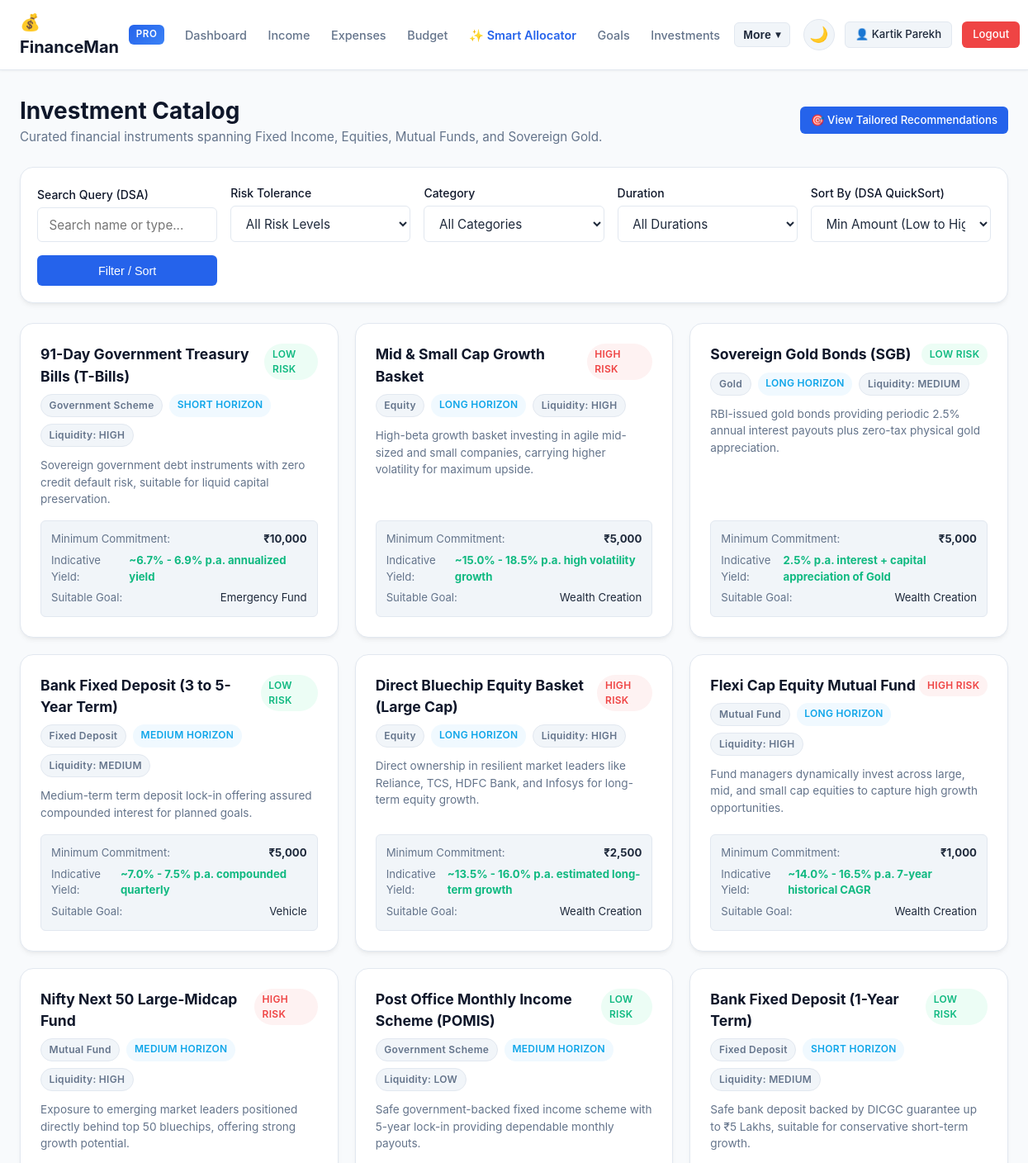
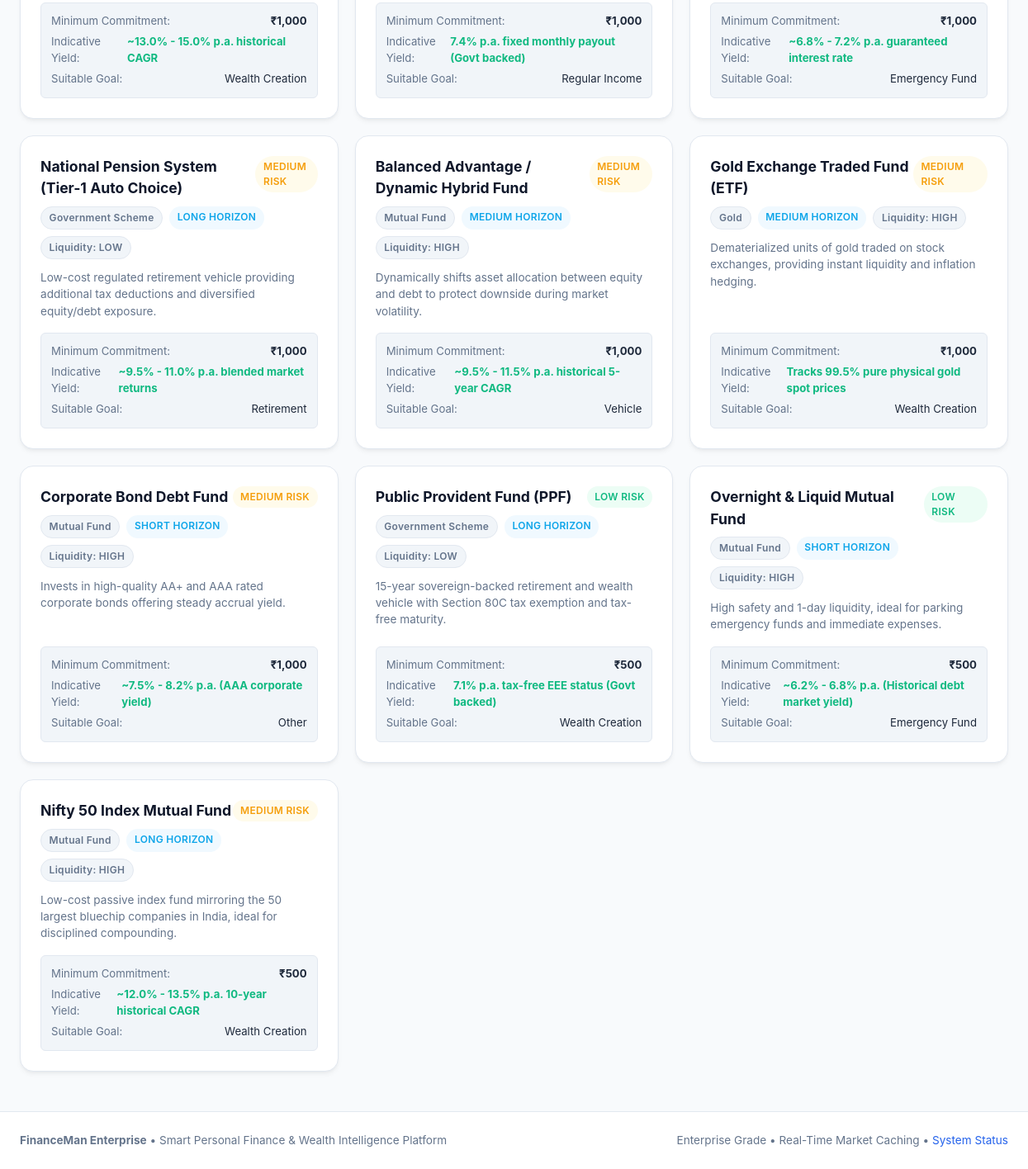
The page /investments (signed in) on the database its author committed (2 pictures, top to bottom).
### tables this page shows
CREATE TABLE investments (
    id INTEGER PRIMARY KEY AUTOINCREMENT,
    name TEXT NOT NULL,
    category TEXT NOT NULL CHECK(category IN (
        'Fixed Deposit', 'Mutual Fund', 'Equity', 'Gold', 'Government Scheme', 'Other'
    )),
    risk_level TEXT NOT NULL CHECK(risk_level IN ('LOW', 'MEDIUM', 'HIGH')),
    minimum_amount REAL NOT NULL CHECK(minimum_amount >= 0),
    duration TEXT NOT NULL CHECK(duration IN ('SHORT', 'MEDIUM', 'LONG')),
    expected_return_rate REAL,
    expected_return_information TEXT NOT NULL,
    liquidity TEXT NOT NULL CHECK(liquidity IN ('HIGH', 'MEDIUM', 'LOW')),
    suitable_goal TEXT NOT NULL,
    description TEXT NOT NULL
);

### app.py (the view)
@app.route("/investments")
@login_required
def investments():
    q = request.args.get("q", "").strip()
    risk = request.args.get("risk", "ALL").strip()
    category = request.args.get("category", "ALL").strip()
    duration = request.args.get("duration", "ALL").strip()
    sort_by = request.args.get("sort_by", "minimum_amount").strip()
    max_amount_str = request.args.get("max_amount", "").strip()
    max_amount = None
    if max_amount_str:
        try:
            max_amount = float(max_amount_str)
        except ValueError:
            pass
    items = search_and_filter_investments(
        query=q,
        risk=risk,
        category=category,
        duration=duration,
        max_amount=max_amount,
        sort_by=sort_by
    )
    return render_template(
        "investments.html",
        investments=items,
        query=q,
        risk=risk,
        category=category,
        duration=duration,
        sort_by=sort_by,
        max_amount=max_amount_str
    )

### algorithms/sorting.py (called while the page is built)
def _extract_val(item: Any, key: Union[str, Callable[[Any], Any]]) -> Any:
    if callable(key):
        return key(item)
    if isinstance(item, dict):
        return item.get(key, 0)
    return getattr(item, key, 0)

def quicksort(
    items: List[Any],
    key: Union[str, Callable[[Any], Any]],
    reverse: bool = False
) -> List[Any]:
    if len(items) <= 1:
        return list(items)
    arr = list(items)
    pivot = _extract_val(arr[len(arr) // 2], key)
    if not reverse:
        left = [x for x in arr if _extract_val(x, key) < pivot]
        middle = [x for x in arr if _extract_val(x, key) == pivot]
        right = [x for x in arr if _extract_val(x, key) > pivot]
        return quicksort(left, key, reverse) + middle + quicksort(right, key, reverse)
    else:
        left = [x for x in arr if _extract_val(x, key) > pivot]
        middle = [x for x in arr if _extract_val(x, key) == pivot]
        right = [x for x in arr if _extract_val(x, key) < pivot]
        return quicksort(left, key, reverse) + middle + quicksort(right, key, reverse)

def sort_investments(
    investments: List[Dict[str, Any]],
    sort_by: str = "score",
    reverse: bool = True
) -> List[Dict[str, Any]]:
    valid_keys = {
        "score": "score",
        "minimum_amount": "minimum_amount",
        "expected_return": "expected_return_rate",
        "name": "name"
    }
    target_key = valid_keys.get(sort_by, "score")
    if sort_by == "minimum_amount":
        reverse = not reverse
    return quicksort(investments, key=target_key, reverse=reverse)

### app.py (called while the page is built)
def login_required(f):
    @wraps(f)
    def decorated_function(*args, **kwargs):
        if "user_id" not in session:
            flash("Please log in to access this page.", "warning")
            return redirect(url_for("login"))
        return f(*args, **kwargs)
    return decorated_function

### database/database.py (called while the page is built)
def get_db_connection() -> sqlite3.Connection:
    conn = sqlite3.connect(str(DB_PATH))
    conn.row_factory = sqlite3.Row
    conn.execute("PRAGMA foreign_keys = ON;")
    return conn

def execute_query(sql: str, params: tuple = ()) -> List[Dict[str, Any]]:
    conn = get_db_connection()
    try:
        cursor = conn.cursor()
        cursor.execute(sql, params)
        rows = cursor.fetchall()
        return [dict(row) for row in rows]
    finally:
        conn.close()

### templates/investments.html (shortened to what this page needs)
{% extends "base.html" %}
{% block content %}
<div style="display: flex; justify-content: space-between; align-items: center; margin-bottom: 1.5rem; flex-wrap: wrap; gap: 1rem;">
  <div>
    <h1 style="font-size: 1.75rem; color: var(--secondary);">Investment Catalog</h1>
    <p style="color: var(--text-muted); font-size: 0.95rem;">Curated financial instruments spanning Fixed Income, Equities, Mutual Funds, and Sovereign Gold.</p>
  </div>
  <a href="{{ url_for('recommendations') }}" class="btn btn-primary btn-sm">🎯 View Tailored Recommendations</a>
</div>
<div class="card" style="margin-bottom: 1.5rem; padding: 1.25rem;">
  <form method="GET" action="{{ url_for('investments') }}">
    <div style="display: grid; grid-template-columns: repeat(auto-fit, minmax(180px, 1fr)); gap: 1rem; align-items: flex-end;">
      <div>
        <label class="form-label">Search Query (DSA)</label>
        <input type="text" class="form-control" name="q" value="{{ query }}" placeholder="Search name or type...">
      </div>
      <div>
        <label class="form-label">Risk Tolerance</label>
        <select class="form-select" name="risk">
          <option value="ALL" {% if risk == 'ALL' %}selected{% endif %}>All Risk Levels</option>
        </select>
      </div>
      <div>
        <label class="form-label">Category</label>
        <select class="form-select" name="category">
          <option value="ALL" {% if category == 'ALL' %}selected{% endif %}>All Categories</option>
        </select>
      </div>
      <div>
        <label class="form-label">Duration</label>
        <select class="form-select" name="duration">
          <option value="ALL" {% if duration == 'ALL' %}selected{% endif %}>All Durations</option>
        </select>
      </div>
      <div>
        <label class="form-label">Sort By (DSA QuickSort)</label>
        <select class="form-select" name="sort_by">
          <option value="minimum_amount" {% if sort_by == 'minimum_amount' %}selected{% endif %}>Min Amount (Low to High)</option>
        </select>
      </div>
      <div>
        <button type="submit" class="btn btn-primary" style="width: 100%;">Filter / Sort</button>
      </div>
    </div>
  </form>
</div>
<div style="display: grid; grid-template-columns: repeat(auto-fit, minmax(320px, 1fr)); gap: 1.25rem;">
  {% for inv in investments %}
  <div class="card" style="display: flex; flex-direction: column;">
    <div style="display: flex; justify-content: space-between; align-items: flex-start; margin-bottom: 0.5rem;">
      <h3 style="font-size: 1.1rem; color: var(--secondary);">{{ inv.name }}</h3>
      <span class="badge badge-{{ 'success' if inv.risk_level == 'LOW' else ('warning' if inv.risk_level == 'MEDIUM' else 'danger') }}">
        {{ inv.risk_level }} RISK
      </span>
    </div>
    <div style="display: flex; gap: 0.5rem; flex-wrap: wrap; margin-bottom: 0.75rem;">
      <span class="badge badge-neutral">{{ inv.category }}</span>
      <span class="badge badge-info">{{ inv.duration }} HORIZON</span>
      <span class="badge badge-neutral">Liquidity: {{ inv.liquidity }}</span>
    </div>
    <p style="font-size: 0.85rem; color: var(--text-muted); flex: 1; margin-bottom: 1rem; line-height: 1.5;">
      {{ inv.description }}
    </p>
    <div style="background: var(--surface-alt); padding: 0.75rem; border-radius: var(--radius-sm); font-size: 0.825rem; border: 1px solid var(--border);">
      <div style="display: flex; justify-content: space-between; margin-bottom: 0.35rem;">
        <span style="color: var(--text-muted);">Minimum Commitment:</span>
        <strong>₹{{ "{:,.0f}".format(inv.minimum_amount) }}</strong>
      </div>
      <div style="display: flex; justify-content: space-between; margin-bottom: 0.35rem;">
        <span style="color: var(--text-muted);">Indicative Yield:</span>
        <strong style="color: #10b981;">{{ inv.expected_return_information }}</strong>
      </div>
      <div style="display: flex; justify-content: space-between;">
        <span style="color: var(--text-muted);">Suitable Goal:</span>
        <span>{{ inv.suitable_goal }}</span>
      </div>
    </div>
  </div>
  {% endfor %}
</div>
{% endblock %}

### static/css/style.css (style rules this page uses)
:root, [data-theme="light"] { --primary: #2563eb; --primary-hover: #1d4ed8; --secondary: #0f172a; --background: #f8fafc; --surface: #ffffff; --surface-alt: #f1f5f9; --border: #e2e8f0; --border-subtle: #cbd5e1; --text-main: #1e293b; --text-muted: #64748b; --success: #10b981; --success-bg: #ecfdf5; --warning: #f59e0b; --warning-bg: #fffbeb; --danger: #ef4444; --danger-bg: #fef2f2; --info: #0ea5e9; --info-bg: #f0f9ff; --card-shadow: 0 4px 6px -1px rgba(0, 0, 0, 0.05), 0 2px 4px -2px rgba(0, 0, 0, 0.05); --card-shadow-hover: 0 10px 15px -3px rgba(0, 0, 0, 0.08), 0 4px 6px -4px rgba(0, 0, 0, 0.04); --radius-sm: 6px; --radius-md: 10px; --radius-lg: 16px; --font-sans: -apple-system, BlinkMacSystemFont, "Segoe UI", Roboto, Oxygen, Ubuntu, Cantarell, "Helvetica Neue", sans-serif; }
* { box-sizing: border-box; margin: 0; padding: 0; transition: background-color 0.2s ease, border-color 0.2s ease, color 0.15s ease; }
body { font-family: var(--font-sans); background-color: var(--background); color: var(--text-main); line-height: 1.5; min-height: 100vh; display: flex; flex-direction: column; }
.card { background: var(--surface); border: 1px solid var(--border); border-radius: var(--radius-lg); padding: 1.5rem; box-shadow: var(--card-shadow); transition: transform 0.15s ease, box-shadow 0.15s ease, border-color 0.15s ease; }
.btn { display: inline-flex; align-items: center; justify-content: center; gap: 0.5rem; padding: 0.6rem 1.2rem; border-radius: var(--radius-sm); font-weight: 500; font-size: 0.9rem; cursor: pointer; text-decoration: none; border: 1px solid transparent; transition: all 0.15s ease-in-out; }
.btn-primary { background-color: var(--primary); color: white; }
.btn-sm { padding: 0.35rem 0.75rem; font-size: 0.825rem; }
.form-label { display: block; font-size: 0.875rem; font-weight: 500; margin-bottom: 0.35rem; color: var(--secondary); }
.form-control, .form-select { width: 100%; padding: 0.65rem 0.85rem; border: 1px solid var(--border); border-radius: var(--radius-sm); font-size: 0.95rem; font-family: inherit; background-color: var(--surface); color: var(--text-main); transition: border-color 0.15s ease, box-shadow 0.15s ease; }
.badge { display: inline-block; padding: 0.25rem 0.6rem; border-radius: 9999px; font-size: 0.75rem; font-weight: 600; letter-spacing: 0.3px; }
.badge-success { background-color: var(--success-bg); color: var(--success); }
.badge-warning { background-color: var(--warning-bg); color: var(--warning); }
.badge-danger { background-color: var(--danger-bg); color: var(--danger); }
.badge-info { background-color: var(--info-bg); color: var(--info); }
.badge-neutral { background-color: var(--surface-alt); color: var(--text-muted); border: 1px solid var(--border); }

### rows shown on the page
investments: name "91-Day Government Treasury Bills (T-Bills)", risk_level "LOW", category "Government Scheme", duration "SHORT", liquidity "HIGH", description "Sovereign government debt instruments with zero credit default risk, suitable for liquid capital preservation.", minimum_amount "10,000", expected_return_information "~6.7% - 6.9% p.a. annualized yield", suitable_goal "Emergency Fund"
investments: name "Mid & Small Cap Growth Basket", risk_level "HIGH", category "Equity", duration "LONG", liquidity "HIGH", description "High-beta growth basket investing in agile mid-sized and small companies, carrying higher volatility for maximum upside.", minimum_amount "5,000", expected_return_information "~15.0% - 18.5% p.a. high volatility growth", suitable_goal "Wealth Creation"
investments: name "Sovereign Gold Bonds (SGB)", risk_level "LOW", category "Gold", duration "LONG", liquidity "MEDIUM", description "RBI-issued gold bonds providing periodic 2.5% annual interest payouts plus zero-tax physical gold appreciation.", minimum_amount "5,000", expected_return_information "2.5% p.a. interest + capital appreciation of Gold", suitable_goal "Wealth Creation"
investments: name "Bank Fixed Deposit (3 to 5-Year Term)", risk_level "LOW", category "Fixed Deposit", duration "MEDIUM", liquidity "MEDIUM", description "Medium-term term deposit lock-in offering assured compounded interest for planned goals.", minimum_amount "5,000", expected_return_information "~7.0% - 7.5% p.a. compounded quarterly", suitable_goal "Vehicle"
investments: name "Direct Bluechip Equity Basket (Large Cap)", risk_level "HIGH", category "Equity", duration "LONG", liquidity "HIGH", description "Direct ownership in resilient market leaders like Reliance, TCS, HDFC Bank, and Infosys for long-term equity growth.", minimum_amount "2,500", expected_return_information "~13.5% - 16.0% p.a. estimated long-term growth", suitable_goal "Wealth Creation"
investments: name "Flexi Cap Equity Mutual Fund", risk_level "HIGH", category "Mutual Fund", duration "LONG", liquidity "HIGH", description "Fund managers dynamically invest across large, mid, and small cap equities to capture high growth opportunities.", minimum_amount "1,000", expected_return_information "~14.0% - 16.5% p.a. 7-year historical CAGR", suitable_goal "Wealth Creation"
investments: name "Nifty Next 50 Large-Midcap Fund", risk_level "HIGH", category "Mutual Fund", duration "MEDIUM", liquidity "HIGH", description "Exposure to emerging market leaders positioned directly behind top 50 bluechips, offering strong growth potential.", minimum_amount "1,000", expected_return_information "~13.0% - 15.0% p.a. historical CAGR", suitable_goal "Wealth Creation"
investments: name "Post Office Monthly Income Scheme (POMIS)", risk_level "LOW", category "Government Scheme", duration "MEDIUM", liquidity "LOW", description "Safe government-backed fixed income scheme with 5-year lock-in providing dependable monthly payouts.", minimum_amount "1,000", expected_return_information "7.4% p.a. fixed monthly payout (Govt backed)", suitable_goal "Regular Income"
investments: name "Bank Fixed Deposit (1-Year Term)", risk_level "LOW", category "Fixed Deposit", duration "SHORT", liquidity "MEDIUM", description "Safe bank deposit backed by DICGC guarantee up to ₹5 Lakhs, suitable for conservative short-term growth.", minimum_amount "1,000", expected_return_information "~6.8% - 7.2% p.a. guaranteed interest rate", suitable_goal "Emergency Fund"
investments: name "National Pension System (Tier-1 Auto Choice)", risk_level "MEDIUM", category "Government Scheme", duration "LONG", liquidity "LOW", description "Low-cost regulated retirement vehicle providing additional tax deductions and diversified equity/debt exposure.", minimum_amount "1,000", expected_return_information "~9.5% - 11.0% p.a. blended market returns", suitable_goal "Retirement"
investments: name "Balanced Advantage / Dynamic Hybrid Fund", risk_level "MEDIUM", category "Mutual Fund", duration "MEDIUM", liquidity "HIGH", description "Dynamically shifts asset allocation between equity and debt to protect downside during market volatility.", minimum_amount "1,000", expected_return_information "~9.5% - 11.5% p.a. historical 5-year CAGR", suitable_goal "Vehicle"
investments: name "Gold Exchange Traded Fund (ETF)", risk_level "MEDIUM", category "Gold", duration "MEDIUM", liquidity "HIGH", description "Dematerialized units of gold traded on stock exchanges, providing instant liquidity and inflation hedging.", minimum_amount "1,000", expected_return_information "Tracks 99.5% pure physical gold spot prices", suitable_goal "Wealth Creation"
investments: name "Corporate Bond Debt Fund", risk_level "MEDIUM", category "Mutual Fund", duration "SHORT", liquidity "HIGH", description "Invests in high-quality AA+ and AAA rated corporate bonds offering steady accrual yield.", minimum_amount "1,000", expected_return_information "~7.5% - 8.2% p.a. (AAA corporate yield)", suitable_goal "Other"
investments: name "Public Provident Fund (PPF)", risk_level "LOW", category "Government Scheme", duration "LONG", liquidity "LOW", description "15-year sovereign-backed retirement and wealth vehicle with Section 80C tax exemption and tax-free maturity.", minimum_amount "500", expected_return_information "7.1% p.a. tax-free EEE status (Govt backed)", suitable_goal "Wealth Creation"
investments: name "Overnight & Liquid Mutual Fund", risk_level "LOW", category "Mutual Fund", duration "SHORT", liquidity "HIGH", description "High safety and 1-day liquidity, ideal for parking emergency funds and immediate expenses.", minimum_amount "500", expected_return_information "~6.2% - 6.8% p.a. (Historical debt market yield)", suitable_goal "Emergency Fund"
investments: name "Nifty 50 Index Mutual Fund", risk_level "MEDIUM", category "Mutual Fund", duration "LONG", liquidity "HIGH", description "Low-cost passive index fund mirroring the 50 largest bluechip companies in India, ideal for disciplined compounding.", minimum_amount "500", expected_return_information "~12.0% - 13.5% p.a. 10-year historical CAGR", suitable_goal "Wealth Creation"

### other values the page prints
{{ session.get('user_name', 'Profile') }} "Kartik Parekh"
